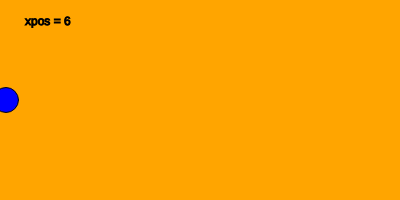
Frame 1 (no input)
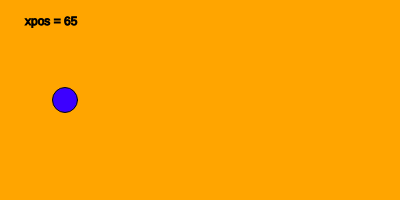
Frame 60 (no input)
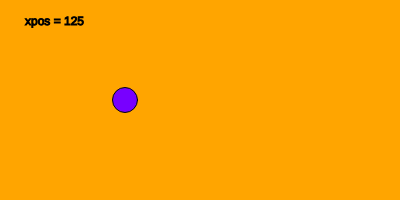
Frame 120 (the mouse pressed at the canvas centre since frame 60)

The p5.js sketch that drew these frames (run headless with seeded random() and noise() and a simulated clock; from frame 60 on, the mouse is pressed at the canvas centre):

// p5.js sketch
// ── sketch.js
// x position variable
var xpos = 5; 
function setup() 
{
  // set canvas size
  createCanvas(400, 200);
}
 
function draw() 
{
  // clear background
  background('orange');
 
  // set the fill color
      
  fill(frameCount, 0, 255);   
 
  // black outline
  stroke(5);
 
  // set the ellipse mode
  ellipseMode(CENTER);
 
  // increment x variable
  xpos = xpos + 1;
 
  // if the circle moves off screen, reset it's position
  if(xpos > width)
  {
    xpos = 0;
  }
 
  // draw a circle
  ellipse(xpos, 100, 25, 25);	
 
  // display xpos variable
  fill(0);
  text("xpos = " + xpos, 25, 25);
}
